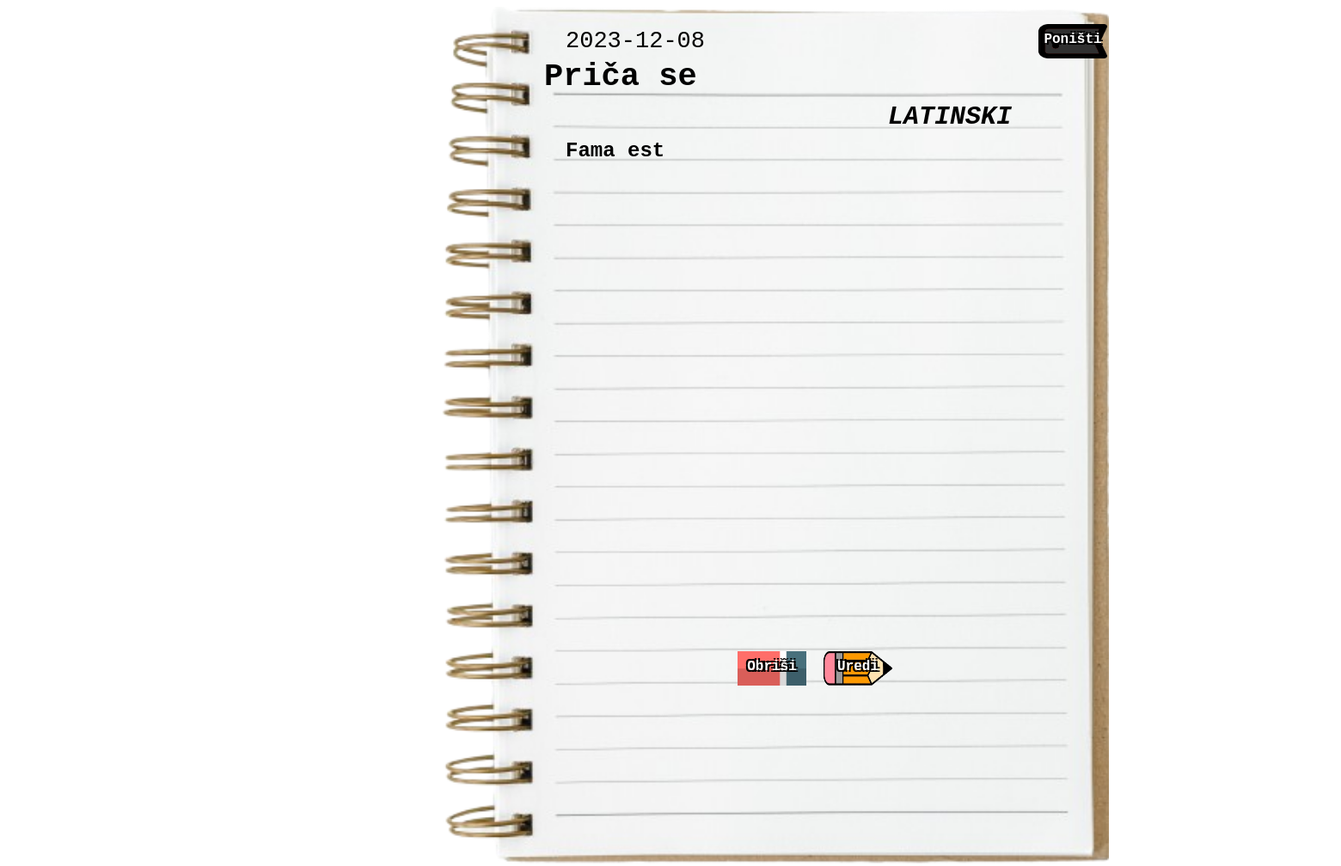
The page /definicija/27 on the database its author committed.
### app.py (models this page shows, shortened)
class FunctionSite(functionDatabase.Model):
    id = functionDatabase.Column(functionDatabase.Integer, primary_key=True)
    name = functionDatabase.Column(functionDatabase.String(30), nullable=False, default=' ')
    description = functionDatabase.Column(functionDatabase.String(600), nullable=False, default=' ')
    language = functionDatabase.Column(functionDatabase.String(12), nullable=False, default=' ')
    date_created = functionDatabase.Column(functionDatabase.DateTime, default=datetime.utcnow)
    bookmark = functionDatabase.Column(functionDatabase.Boolean, default=False)

### app.py (the view)
@app.route('/definicija/<int:id>', methods=['GET', 'POST'])
def function(id):
    function = FunctionSite.query.get_or_404(id)
    return render_template('function.html', function=function)

### templates/function.html (shortened to what this page needs)
{% extends 'base.html' %}
{% block body %}
<body>
    <div>
        <img src="../static/images/notebooksite.png" height="1000px" style="margin-left: 500px; position: absolute;">
        <div class="maintitle" style="z-index: 2;"  color="black">
            <div style="margin-left: 625px; width: 1000px; font-size: 37px; margin-top: 60px; position: absolute; font-weight: bolder;">
                <font>{{ function.name }}</font>
            </div>
            <div style="margin-left: 650px; width: 1000px; font-size: 27px; margin-top: 25px;  position: absolute; font-weight: lighter;">
                <font>{{ function.date_created.date() }}</font>
            </div>
            <div style="margin-left: 1025px; width: 500px; font-size: 30px; margin-top: 111px;  position: absolute; font-style: italic; font-weight: 600;">
                <font>{{ function.language.upper() }}</font>
            </div>
            <div style="z-index: 2;">
                <h2 style="margin-left: 650px; color: rgb(0, 0, 0); margin-top: 149px; position: absolute; width: 580px; overflow-wrap: break-word; line-height: 38px;">{{ function.description }}</h2>
                <div class="create" style="margin-left: 850px; margin-top: 750px; position: absolute;">
                    <a href="/brisanje/{{function.id}}">
                        <img src="../static/images/eraser.png" height="40px" width="80px">
                        <span class="createtext">Obriši</span>
                    </a>
                </div>
                <div class="create" style="margin-left: 950px; margin-top: 750px;  position: absolute;">
                    <a href="/uređivanje/{{function.id}}">
                        <img src="../static/images/CreateBTN.png" height="40px" width="80px">
                        <span class="createtext">Uredi</span>
                    </a>
                </div>
                {% if function.bookmark %}
                    <div class="create" style="margin-left: 1200px; margin-top: 20px;  position: absolute;">
                        <a href="/označivanje/{{function.id}}">
                            <img src="../static/images/UnmarkBTN.png" height="40px" width="80px">
                            <span class="createtext">Poništi</span>
                        </a>
                    </div>
                {% endif %}
            </div>
        </div>
    </div>
</body>
{% endblock %}

### static/css/main.css (style rules this page uses)
body { font-family: Consolas, Menlo, Monaco, Lucida Console, Liberation Mono, DejaVu Sans Mono, Bitstream Vera Sans Mono, Courier New, monospace, serif; background-image: url('../images/Background.jpg'); background-repeat: no-repeat; background-attachment: fixed; background-size: cover; }
::placeholder { color: #4d4d4d; font-weight: bold; opacity: 1; }
.create { margin-left: 1182px; margin-top: 220px; position: absolute; }
.createtext { text-align: center; position: absolute; top: 40%; left: 50%; transform: translate(-50%, -50%); font-weight: bolder; color: white; font-weight: bold; text-shadow: -2px -2px 0 #000, 2px -2px 0 #000, -2px 2px 0 #000, 2px 2px 0 #000; text-decoration: none; }

### rows shown on the page
FunctionSite: name "Priča se", date_created "2023-12-08", language "LATINSKI", description "Fama est"
